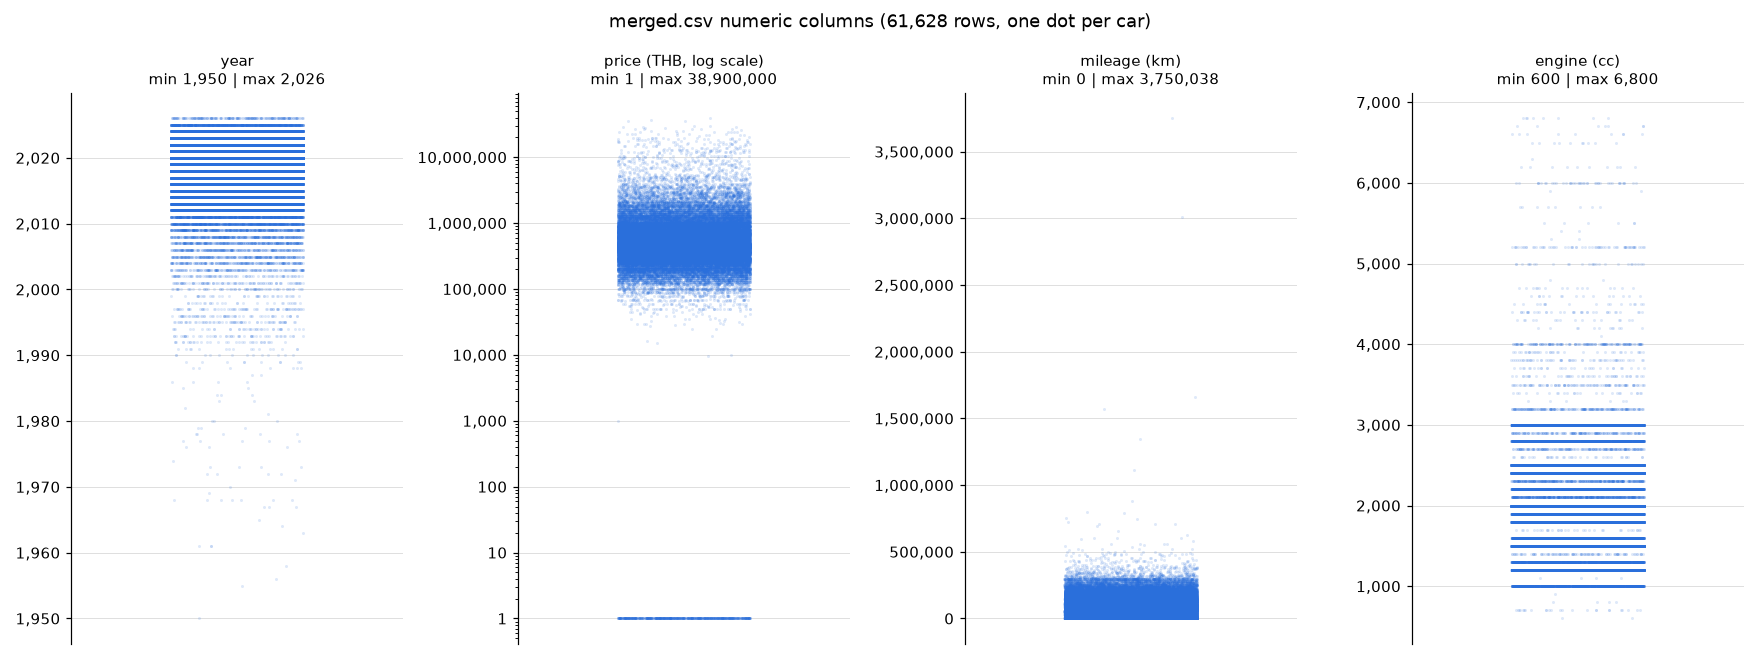

Python code for this plot:
"""Dot (strip) plot of each numeric column in data/newdata/cleaned/merged.csv.

usage: python plot_numeric.py  -> writes plot_numeric.png next to this script
"""
import csv
import os
import random

import matplotlib
matplotlib.use('Agg')
import matplotlib.pyplot as plt
from matplotlib.ticker import FuncFormatter

HERE = os.path.dirname(os.path.abspath(__file__))
PATH = os.path.join(os.path.dirname(HERE), 'cleaned', 'merged.csv')
COLS = [('year', 'year', 'linear'), ('price', 'price (THB, log scale)', 'log'),
        ('mileage', 'mileage (km)', 'linear'), ('engine', 'engine (cc)', 'linear')]

with open(PATH, encoding='utf-8-sig', newline='') as fh:
    rows = list(csv.DictReader(fh))
random.seed(99)
jitter = [random.uniform(-0.4, 0.4) for _ in rows]

fig, axes = plt.subplots(1, 4, figsize=(16, 6))
for ax, (col, label, scale) in zip(axes, COLS):
    y = [float(r[col]) for r in rows]
    ax.scatter(jitter, y, s=4, alpha=0.15, color='#2a6fdb', linewidths=0)
    ax.set_yscale(scale)
    ax.set_xlim(-1, 1)
    ax.set_xticks([])
    ax.set_title(f'{label}\nmin {min(y):,.0f} | max {max(y):,.0f}', fontsize=10)
    ax.yaxis.set_major_formatter(FuncFormatter(lambda v, _: f'{v:,.0f}'))
    ax.set_axisbelow(True)
    ax.grid(axis='y', color='#dddddd', linewidth=0.6)
    for s in ('top', 'right', 'bottom'):
        ax.spines[s].set_visible(False)
fig.suptitle(f'merged.csv numeric columns ({len(rows):,} rows, one dot per car)', fontsize=12)
fig.tight_layout()
out = os.path.join(HERE, 'plot_numeric.png')
fig.savefig(out, dpi=110)
print(out)
